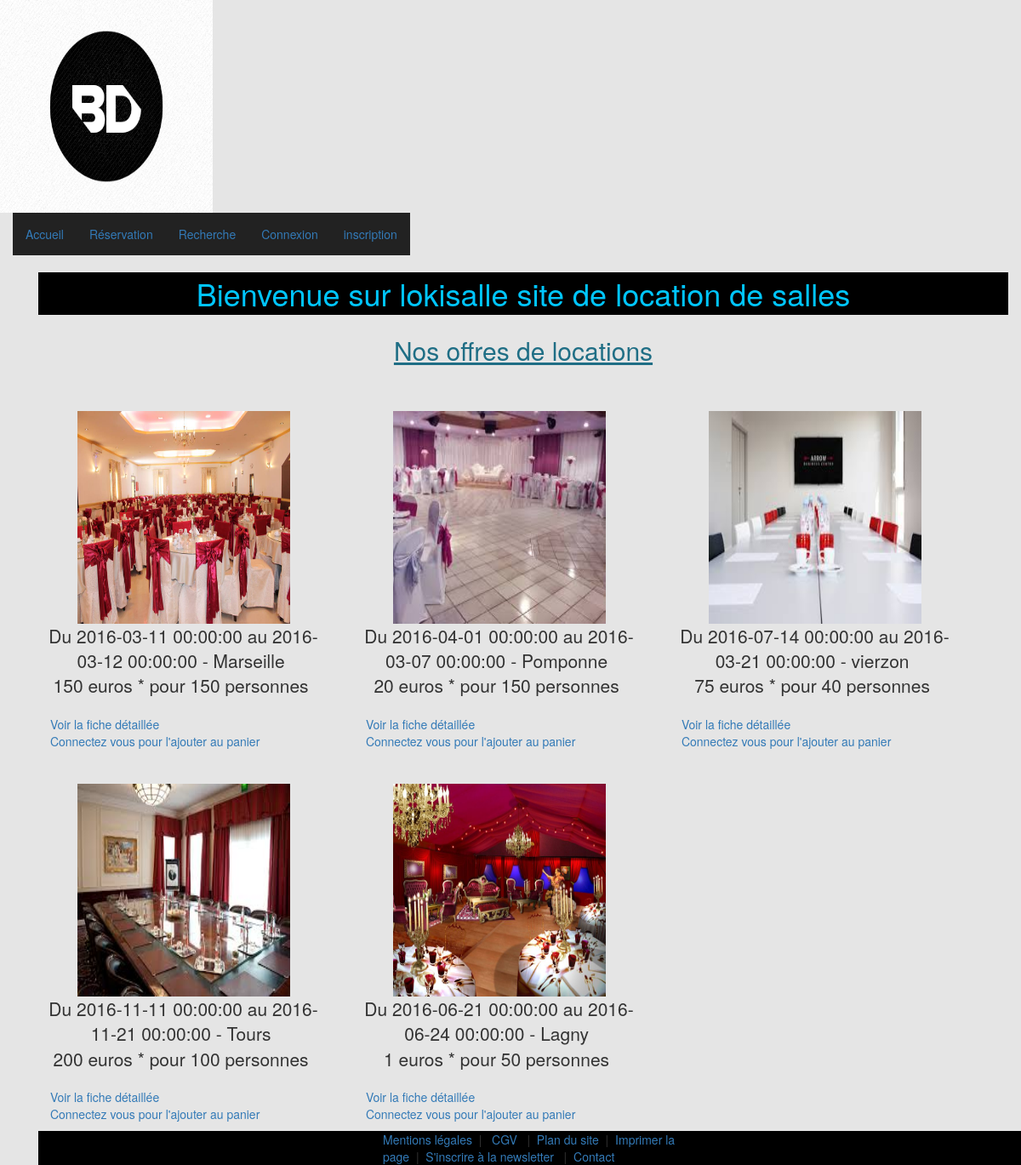
The app's page /reservation.php with its own data.
### tables this page shows
CREATE TABLE IF NOT EXISTS `produit` (
  `id_produit` int(5) NOT NULL AUTO_INCREMENT,
  `date_arrivee` datetime NOT NULL,
  `date_depart` datetime NOT NULL,
  `id_salle` int(5) NOT NULL,
  `id_promo` int(2) NOT NULL,
  `prix` int(5) NOT NULL,
  `etat` varchar(255) NOT NULL,
  PRIMARY KEY (`id_produit`),
  KEY `id_salle` (`id_salle`)
);

CREATE TABLE IF NOT EXISTS `salle` (
  `id_salle` int(5) NOT NULL AUTO_INCREMENT,
  `pays` varchar(20) NOT NULL,
  `ville` varchar(20) NOT NULL,
  `adresse` text NOT NULL,
  `cp` varchar(5) NOT NULL,
  `titre` varchar(200) NOT NULL,
  `description` text NOT NULL,
  `photo` varchar(200) NOT NULL,
  `capacite` int(3) NOT NULL,
  `categorie` enum('business','fete') NOT NULL,
  `created_at` datetime NOT NULL DEFAULT CURRENT_TIMESTAMP,
  `updated_at` datetime NOT NULL DEFAULT CURRENT_TIMESTAMP ON UPDATE CURRENT_TIMESTAMP,
  PRIMARY KEY (`id_salle`)
);

### fonctions.inc.php (called while the page is built, shortened)
<?php
function userConnected() {
	if(!empty($_SESSION['utilisateur'])) {
		return true;
	} else {
		return false;
	}
}

### reservation.php (the view, shortened to what this page needs)
<?php
require_once 'inc/init.inc.php';
$recup_produits = $lokisalle->query("SELECT p.id_produit, p.date_arrivee, p.date_depart, s.photo, p.prix, s.ville, s.capacite FROM produit p INNER JOIN salle s ON p.id_salle = s.id_salle");
$produits = $recup_produits->fetchAll(PDO::FETCH_ASSOC);
$nbre_produits = count($produits);
include_once 'inc/header.inc.php';
?>
		<div class="content container">
		<h1>Bienvenue sur lokisalle site de location de salles</h1>
		<h2 style="text-align: center; text-decoration:underline;">Nos offres de locations</h2>
	<div class="row">
	<?php for($i=0;$i<$nbre_produits;$i++) : ?>
		<div class="col-xs-2">
			<p class="text-center">
				<a href="reservation_details.php?id_produit=<?= $produits[$i]['id_produit'] ?>"><img src="<?= URL ?>/assets/images/<?= $produits[$i]['photo'] ?>"></a>
				<p class="lead text-center">Du <?= $produits[$i]['date_arrivee'] ?> au <?= $produits[$i]['date_depart'] ?> ‐ <?= $produits[$i]['ville'] ?>
			<?= $produits[$i]['prix'] ?> euros * pour <?= $produits[$i]['capacite'] ?> personnes </p>
			<a href="reservation_details.php?id_produit=<?= $produits[$i]['id_produit'] ?>"> Voir la fiche détaillée</a>
			<?php if(!(userConnected())) : ?>
			<a href="connexion.php"> Connectez vous pour l'ajouter au panier</a>
			<?php endif; ?>
			</p>
		</div>
	<?php endfor; ?>
</div>
	<?php
include_once 'inc/footer.inc.php';

### styles/style.css (style rules this page uses)
p { margin: 0; padding: 0; }
h1 { text-align: center; padding: 5px 0; background-color: #000000; color: #00c6ff; }
img { width: 250px; height: 250px; }
body { margin: auto; }
body { background: rgba(0,0,0,0.1); }
.col-xs-2 { width: 30%; margin: 10px; }
h2 { color: #1F6E85; text-decoration:underline; margin: 25px; }

### records on screen
produit: id_salle.photo (picture), date_arrivee "2016-03-11 00:00:00", date_depart "2016-03-12 00:00:00", id_salle.ville "Marseille", prix "150", id_salle.capacite "150"
produit: id_salle.photo (picture), date_arrivee "2016-04-01 00:00:00", date_depart "2016-03-07 00:00:00", id_salle.ville "Pomponne", prix "20", id_salle.capacite "150"
produit: id_salle.photo (picture), date_arrivee "2016-07-14 00:00:00", date_depart "2016-03-21 00:00:00", id_salle.ville "vierzon", prix "75", id_salle.capacite "40"
produit: id_salle.photo (picture), date_arrivee "2016-11-11 00:00:00", date_depart "2016-11-21 00:00:00", id_salle.ville "Tours", prix "200", id_salle.capacite "100"
produit: id_salle.photo (picture), date_arrivee "2016-06-21 00:00:00", date_depart "2016-06-24 00:00:00", id_salle.ville "Lagny", prix "1", id_salle.capacite "50"
